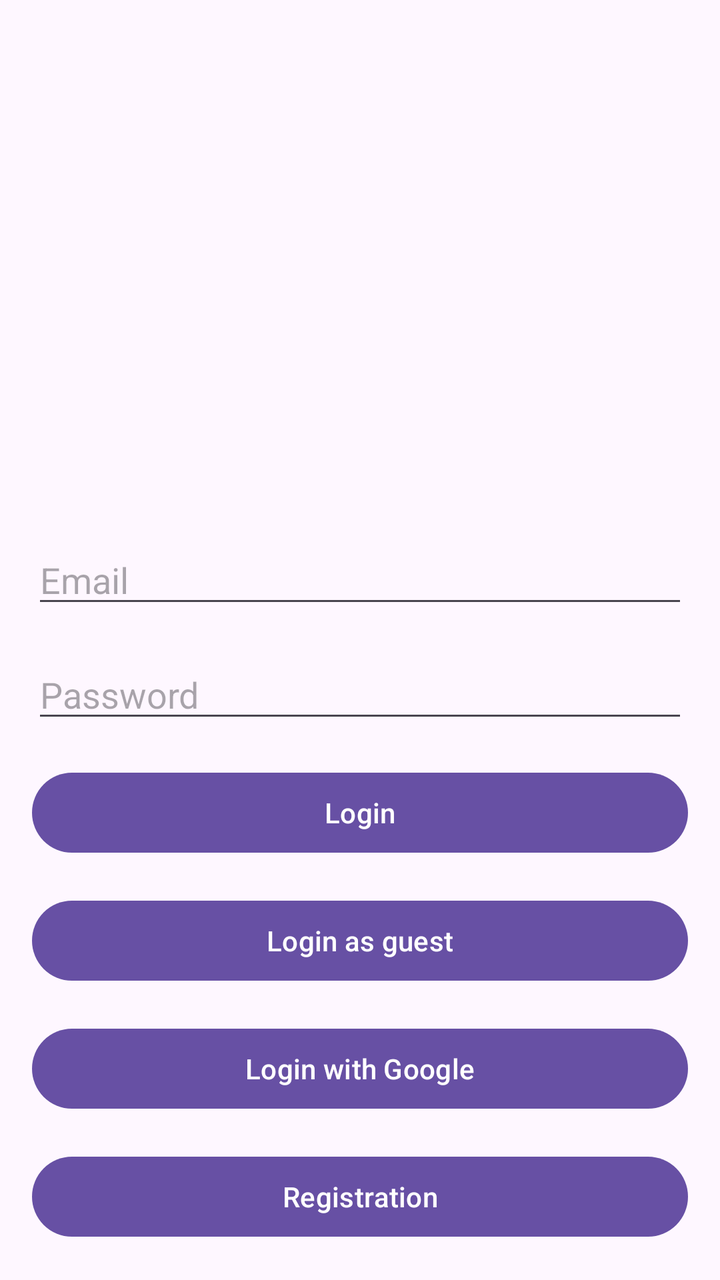
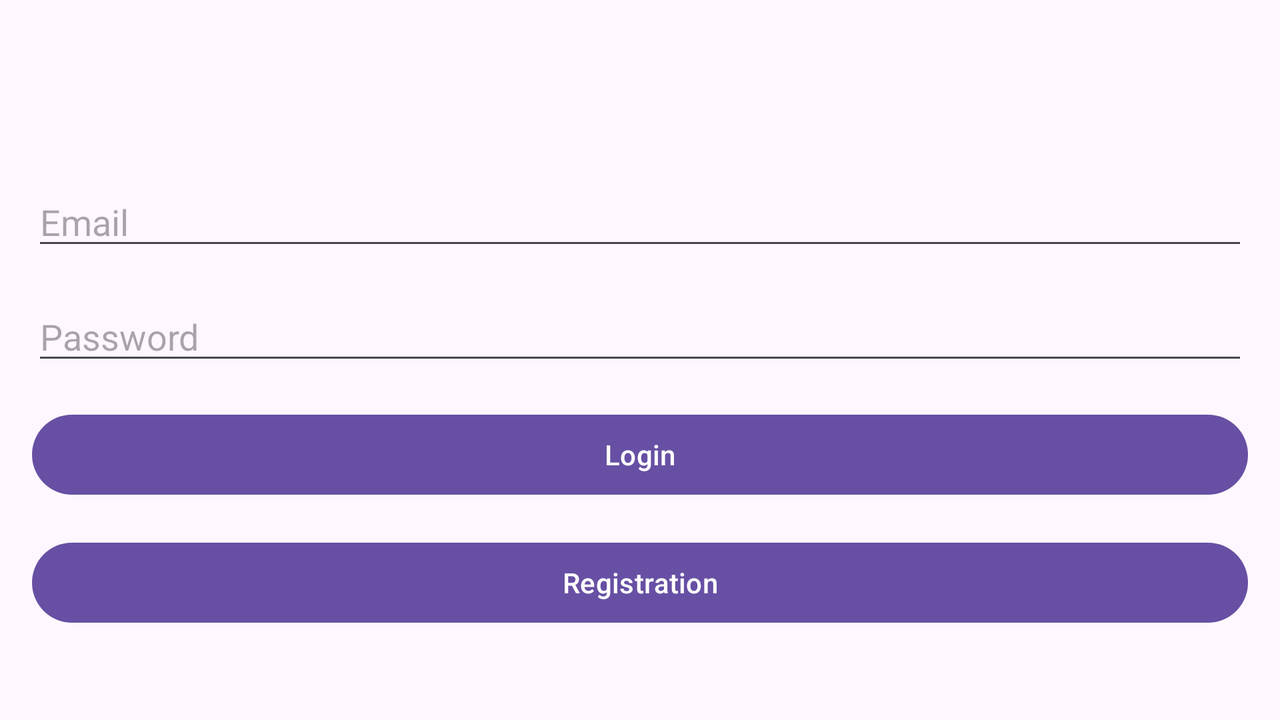

Two renders of one Android screen. The first uses the default layout on a phone; the second uses the alternative layout the repository ships for a different screen configuration, on a matching device. The two XML files are below.
<!-- AndroidManifest.xml: application theme Theme.ShopApplication -->
<!-- res/layout/activity_main.xml -->
<?xml version="1.0" encoding="utf-8"?>
<androidx.constraintlayout.widget.ConstraintLayout xmlns:android="http://schemas.android.com/apk/res/android"
    xmlns:app="http://schemas.android.com/apk/res-auto"
    xmlns:tools="http://schemas.android.com/tools"
    android:layout_width="match_parent"
    android:layout_height="match_parent"
    tools:context=".MainActivity">

    <EditText
        android:id="@+id/editTextEmail"
        android:layout_width="match_parent"
        android:layout_height="wrap_content"
        android:layout_marginStart="16dp"
        android:layout_marginEnd="16dp"
        android:ems="10"
        android:hint="@string/email"
        android:inputType="textEmailAddress"
        app:layout_constraintBottom_toBottomOf="parent"
        app:layout_constraintEnd_toEndOf="parent"
        app:layout_constraintHorizontal_bias="0.0"
        app:layout_constraintStart_toStartOf="parent"
        app:layout_constraintTop_toTopOf="parent"
        app:layout_constraintVertical_bias="0.447"
        android:autofillHints="emailAddress" />

    <EditText
        android:id="@+id/editTextPassword"
        android:layout_width="match_parent"
        android:layout_height="wrap_content"
        android:layout_marginStart="16dp"
        android:layout_marginTop="16dp"
        android:layout_marginEnd="16dp"
        android:ems="10"
        android:hint="@string/password"
        android:inputType="textPassword"
        app:layout_constraintEnd_toEndOf="parent"
        app:layout_constraintHorizontal_bias="0.0"
        app:layout_constraintStart_toStartOf="parent"
        app:layout_constraintTop_toBottomOf="@+id/editTextEmail"
        android:autofillHints="password" />

    <Button
        android:id="@+id/loginButton"
        android:layout_width="0dp"
        android:layout_height="wrap_content"
        android:layout_marginStart="16dp"
        android:layout_marginTop="16dp"
        android:layout_marginEnd="16dp"
        android:onClick="login"
        android:text="@string/login"
        app:layout_constraintEnd_toEndOf="parent"
        app:layout_constraintStart_toStartOf="parent"
        app:layout_constraintTop_toBottomOf="@+id/editTextPassword" />

    <Button
        android:id="@+id/loginGuestButton"
        android:layout_width="0dp"
        android:layout_height="wrap_content"
        android:layout_marginStart="16dp"
        android:layout_marginTop="16dp"
        android:layout_marginEnd="16dp"
        android:onClick="loginGuest"
        android:text="@string/login_as_guest"
        app:layout_constraintEnd_toEndOf="parent"
        app:layout_constraintHorizontal_bias="0.0"
        app:layout_constraintStart_toStartOf="parent"
        app:layout_constraintTop_toBottomOf="@+id/loginButton" />

    <Button
        android:id="@+id/loginWithGoogleButton"
        android:layout_width="0dp"
        android:layout_height="wrap_content"
        android:layout_marginStart="16dp"
        android:layout_marginTop="16dp"
        android:layout_marginEnd="16dp"
        android:onClick="loginWithGoogle"
        android:text="@string/login_with_google"
        app:layout_constraintEnd_toEndOf="parent"
        app:layout_constraintHorizontal_bias="0.0"
        app:layout_constraintStart_toStartOf="parent"
        app:layout_constraintTop_toBottomOf="@+id/loginGuestButton" />

    <Button
        android:id="@+id/registrationButton"
        android:layout_width="0dp"
        android:layout_height="wrap_content"
        android:layout_marginStart="16dp"
        android:layout_marginTop="16dp"
        android:layout_marginEnd="16dp"
        android:onClick="register"
        android:text="@string/registration"
        app:layout_constraintEnd_toEndOf="parent"
        app:layout_constraintHorizontal_bias="0.0"
        app:layout_constraintStart_toStartOf="parent"
        app:layout_constraintTop_toBottomOf="@+id/loginWithGoogleButton" />

</androidx.constraintlayout.widget.ConstraintLayout>
<!-- resources referenced by this layout -->
<resources>
  <string name="email">Email</string>
  <string name="login">Login</string>
  <string name="login_as_guest">Login as guest</string>
  <string name="login_with_google">Login with Google</string>
  <string name="password">Password</string>
  <string name="registration">Registration</string>
  <style name="Theme.ShopApplication" parent="Base.Theme.ShopApplication" />
  <style name="Base.Theme.ShopApplication" parent="Theme.Material3.DayNight.NoActionBar">
          
          
      </style>
</resources>
<!-- res/layout-land/activity_main.xml (the repository's variant of the layout above) -->
<!-- drawn on the phone turned sideways -->
<?xml version="1.0" encoding="utf-8"?>
<androidx.constraintlayout.widget.ConstraintLayout xmlns:android="http://schemas.android.com/apk/res/android"
    xmlns:app="http://schemas.android.com/apk/res-auto"
    xmlns:tools="http://schemas.android.com/tools"
    android:layout_width="match_parent"
    android:layout_height="match_parent"
    tools:context=".MainActivity">

    <EditText
        android:id="@+id/editTextUserName"
        android:layout_width="match_parent"
        android:layout_height="wrap_content"
        android:layout_marginStart="16dp"
        android:layout_marginEnd="16dp"
        android:ems="10"
        android:hint="@string/email"
        android:inputType="text"
        app:layout_constraintBottom_toBottomOf="parent"
        app:layout_constraintEnd_toEndOf="parent"
        app:layout_constraintHorizontal_bias="1.0"
        app:layout_constraintStart_toStartOf="parent"
        app:layout_constraintTop_toTopOf="parent"
        app:layout_constraintVertical_bias="0.278"
        android:autofillHints="username" />

    <EditText
        android:id="@+id/editTextPassword"
        android:layout_width="match_parent"
        android:layout_height="wrap_content"
        android:layout_marginStart="16dp"
        android:layout_marginTop="16dp"
        android:layout_marginEnd="16dp"
        android:ems="10"
        android:hint="@string/password"
        android:inputType="textPassword"
        app:layout_constraintEnd_toEndOf="parent"
        app:layout_constraintHorizontal_bias="0.0"
        app:layout_constraintStart_toStartOf="parent"
        app:layout_constraintTop_toBottomOf="@+id/editTextUserName"
        android:autofillHints="password" />

    <Button
        android:id="@+id/loginButton"
        android:layout_width="0dp"
        android:layout_height="wrap_content"
        android:layout_marginStart="16dp"
        android:layout_marginTop="16dp"
        android:layout_marginEnd="16dp"
        android:onClick="login"
        android:text="@string/login"
        app:layout_constraintEnd_toEndOf="parent"
        app:layout_constraintStart_toStartOf="parent"
        app:layout_constraintTop_toBottomOf="@+id/editTextPassword" />

    <Button
        android:id="@+id/registrationButton"
        android:layout_width="0dp"
        android:layout_height="wrap_content"
        android:layout_marginStart="16dp"
        android:layout_marginTop="16dp"
        android:layout_marginEnd="16dp"
        android:onClick="register"
        android:text="@string/registration"
        app:layout_constraintEnd_toEndOf="parent"
        app:layout_constraintStart_toStartOf="parent"
        app:layout_constraintTop_toBottomOf="@+id/loginButton" />

</androidx.constraintlayout.widget.ConstraintLayout>
<!-- resources referenced by the variant -->
<!-- as the phone turned sideways resolves them -->
<resources>
  <string name="email">Email</string>
  <string name="login">Login</string>
  <string name="password">Password</string>
  <string name="registration">Registration</string>
  <style name="Theme.ShopApplication" parent="Base.Theme.ShopApplication" />
  <style name="Base.Theme.ShopApplication" parent="Theme.Material3.DayNight.NoActionBar">
          
          
      </style>
</resources>
